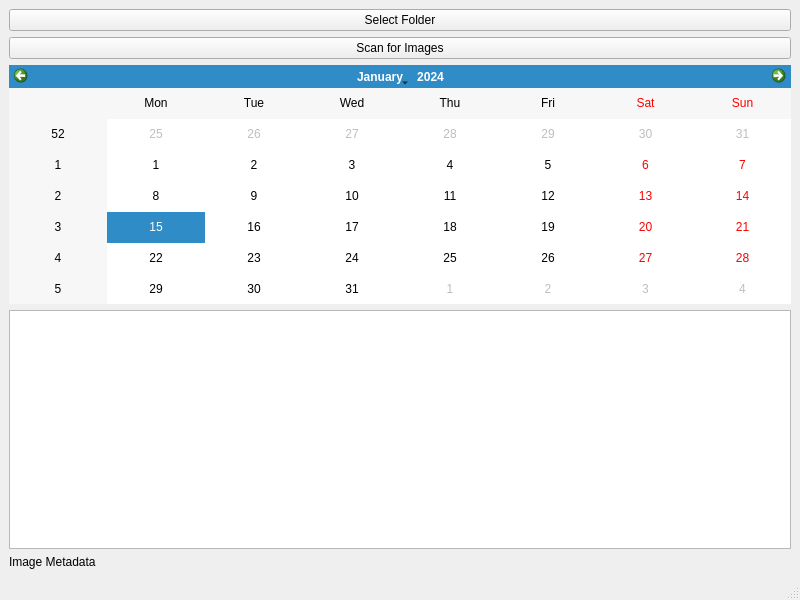
<?xml version="1.0" encoding="UTF-8"?>
<ui version="4.0">
 <class>MainWindow</class>
 <widget class="QMainWindow" name="MainWindow">
  <property name="geometry">
   <rect>
    <x>0</x>
    <y>0</y>
    <width>800</width>
    <height>600</height>
   </rect>
  </property>
  <property name="windowTitle">
   <string>ChronoPix</string>
  </property>
  <widget class="QWidget" name="centralwidget">
   <layout class="QVBoxLayout" name="verticalLayout">
    <item>
     <widget class="QPushButton" name="selectFolderButton">
      <property name="text">
       <string>Select Folder</string>
      </property>
     </widget>
    </item>
    <item>
     <widget class="QPushButton" name="scanButton">
      <property name="text">
       <string>Scan for Images</string>
      </property>
     </widget>
    </item>
    <item>
     <widget class="QCalendarWidget" name="calendarWidget"/>
    </item>
    <item>
     <widget class="QListView" name="imageListView"/>
    </item>
    <item>
     <widget class="QLabel" name="imageMetadataLabel">
      <property name="text">
       <string>Image Metadata</string>
      </property>
     </widget>
    </item>
   </layout>
  </widget>
  <widget class="QMenuBar" name="menubar"/>
  <widget class="QStatusBar" name="statusbar"/>
 </widget>
 <resources/>
 <connections/>
</ui>
